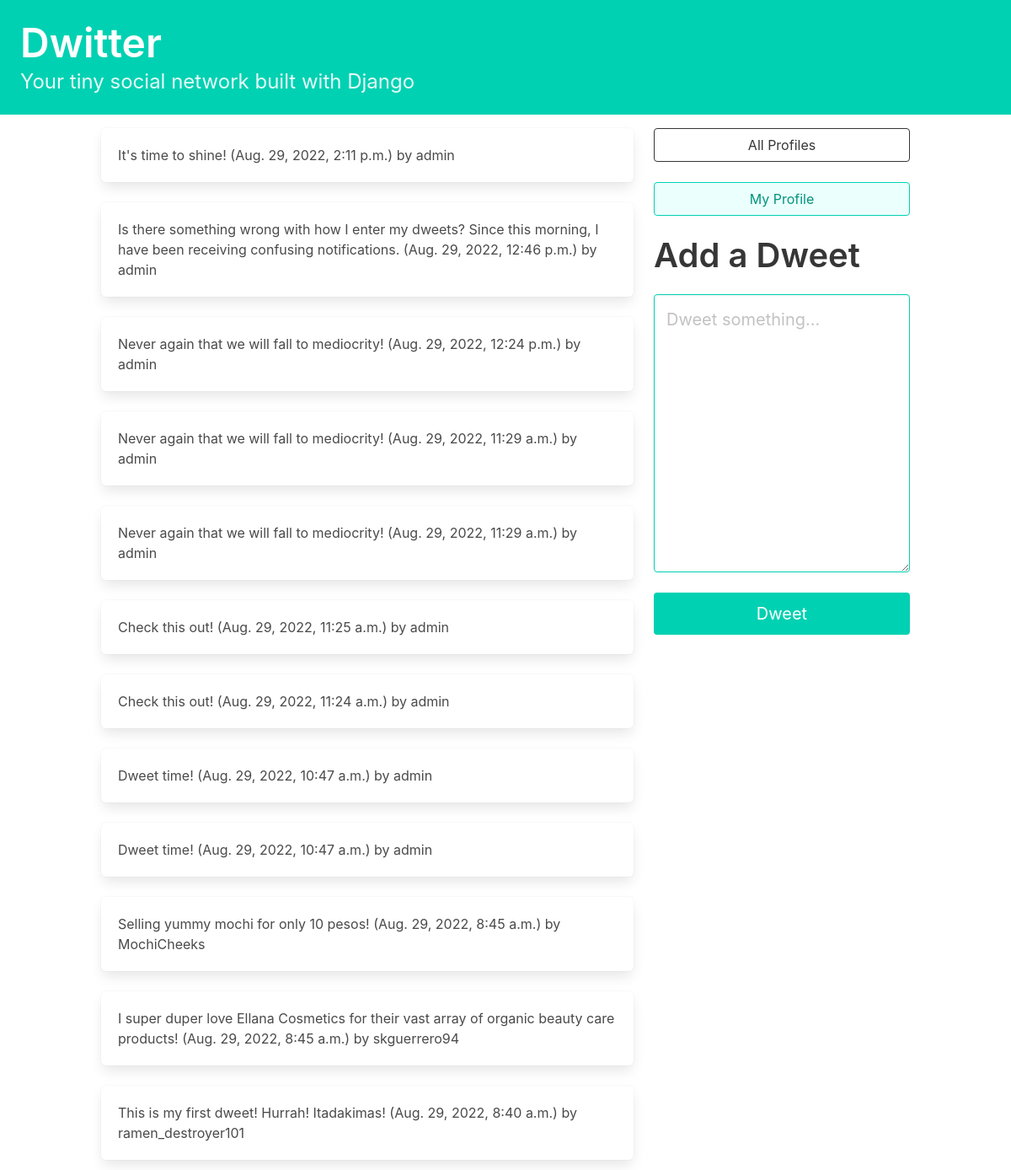
/home/ (signed in), run on an earlier commit of the app's database.
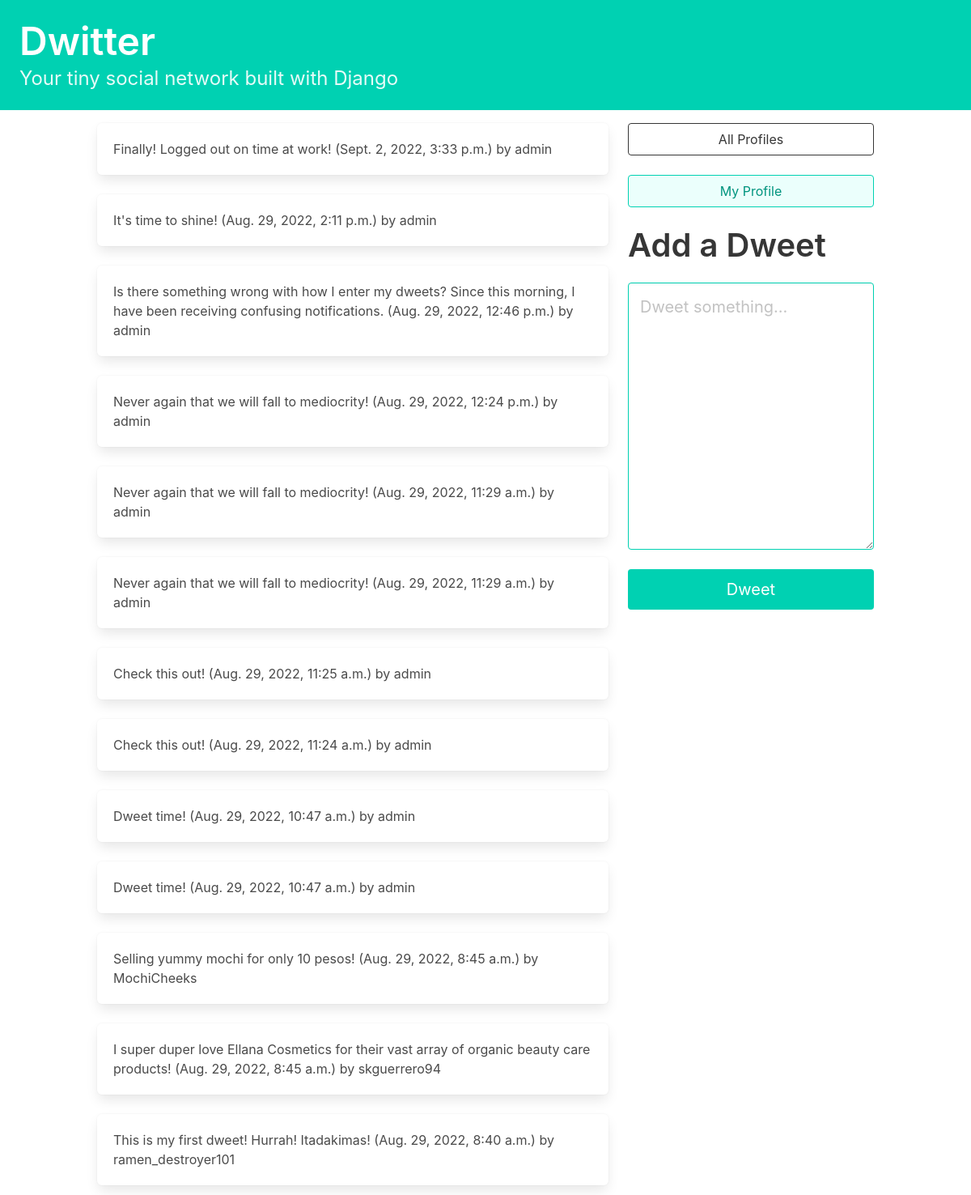
And on a later commit of the database.
### dwitter/models.py (models this page shows, shortened)
class Dweet(models.Model):
    user = models.ForeignKey(
        User, related_name="dweets", on_delete=models.DO_NOTHING
    )
    body = models.CharField(max_length=140)
    created_at = models.DateTimeField(auto_now_add=True)

### dwitter/views.py (the view)
# urls.py: path("home/", dashboard, name="dashboard"),
def dashboard(request):
    form = DweetForm(request.POST or None)
    if request.method == "POST":
        if form.is_valid():
            dweet = form.save(commit=False)
            dweet.user = request.user
            dweet.save()
            return redirect("dwitter:dashboard")
    followed_dweets = Dweet.objects.filter(
        user__profile__in=request.user.profile.follows.all()
    ).order_by("-created_at")
    return render(
        request,
        "dwitter/dashboard.html",
        {"form": form, "dweets": followed_dweets},
    )

### dwitter/forms.py
class DweetForm(forms.ModelForm):
    body = forms.CharField(
        required=True,
        widget=forms.widgets.Textarea(
            attrs={
                "placeholder": "Dweet something...",
                "class": "textarea is-primary is-medium",
            }
        ),
        label="",
    )
    class Meta:
        model = Dweet
        exclude = ("user",)

### dwitter/templates/dwitter/dashboard.html (shortened to what this page needs)
{% extends 'base.html' %}
{% block content %}
<div class="column">
    {% for dweet in dweets  %}
        <div class="box">
            {{ dweet.body }}
            <span class="is-small has-text-grey-ligt">
                ({{ dweet.created_at }}) by {{ dweet.user.username }}
            </span>
        </div>
    {% endfor %}
</div>
<div class="column is-one-third">
    <div class="block">
        <a href="{% url 'dwitter:profile_list' %} ">
            <button class="button is-dark is-outlined is-fullwidth">
                All Profiles
            </button>
        </a>
    </div>
    <div class="block">
        <a href="{% url 'dwitter:profile' request.user.profile.id %} ">
            <button class="button is-primary is-light is-outlined is-fullwidth">
                My Profile
            </button>
        </a>
    </div>
    <div class="block">
        <div class="block">
            <h2 class="title is-2">Add a Dweet</p>
        </div>
        <div class="block">
            <form method="post">
                {{ form.as_p }}
                <button class="button is-primary is-fullwidth is-medium mt-5"
                        type="submit">
                    Dweet
                </button>
            </form>
        </div>
    </div>
</div>
{% endblock content %}

What changed in the data, as far as the page shows it:
added Dweet: body "Finally! Logged out on time at work!", created_at "Sept. 2, 2022, 3:33 p.m.", user.username "admin"
